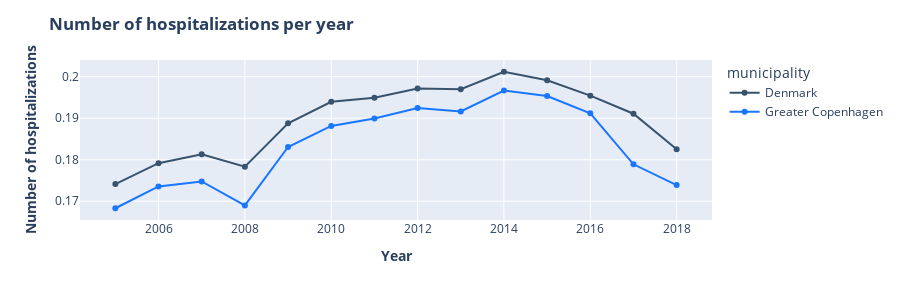

Notebook cell for this chart:
### Code cell
# Group the data by 'year' and 'municipality', then calculate the sum of 'weighted_hospitalizations_mun' for each group
df_hosp_times = df_cop_dk.groupby(['year', 'municipality'])['weighted_hospitalizations_mun'].sum().reset_index(name='count')

# Create a line chart using Plotly Express, with 'year' on the x-axis, 'count' on the y-axis, and colored by 'municipality'
fig = px.line(df_hosp_times, x='year', y='count', color='municipality', markers=True, width=900, height=300)  # Adding markers to the line plot for better visibility of data points

# update line colors to rgb(55, 83, 109) for Denmark and rgb(26, 118, 255) for Greater Copenhagen
fig.update_traces(line_color='rgb(55, 83, 109)', selector=dict(name='Denmark'))
fig.update_traces(line_color='rgb(26, 118, 255)', selector=dict(name='Greater Copenhagen'))

# Edit the layout
fig.update_layout(title='<b> Number of hospitalizations per year <b>',
                   xaxis_title='<b>Year<b>',
                   yaxis_title='<b>Number of hospitalizations<b>')

fig.show()

### Figure 1 — Plotly figure (JSON) as saved in the notebook; plotly's stock layout.template omitted (floating-point values rounded to 4 significant figures)
{"data": [{"hovertemplate": "municipality=Denmark<br>year=%{x}<br>count=%{y}<extra></extra>", "legendgroup": "Denmark", "line": {"color": "rgb(55, 83, 109)", "dash": "solid"}, "marker": {"symbol": "circle"}, "mode": "markers+lines", "name": "Denmark", "orientation": "v", "showlegend": true, "type": "scatter", "x": [2005, 2006, 2007, 2008, 2009, 2010, 2011, 2012, 2013, 2014, 2015, 2016, 2017, 2018], "xaxis": "x", "y": [0.1741, 0.1792, 0.1813, 0.1783, 0.1888, 0.1939, 0.1949, 0.1971, 0.197, 0.2012, 0.1991, 0.1954, 0.1911, 0.1825], "yaxis": "y"}, {"hovertemplate": "municipality=Greater Copenhagen<br>year=%{x}<br>count=%{y}<extra></extra>", "legendgroup": "Greater Copenhagen", "line": {"color": "rgb(26, 118, 255)", "dash": "solid"}, "marker": {"symbol": "circle"}, "mode": "markers+lines", "name": "Greater Copenhagen", "orientation": "v", "showlegend": true, "type": "scatter", "x": [2005, 2006, 2007, 2008, 2009, 2010, 2011, 2012, 2013, 2014, 2015, 2016, 2017, 2018], "xaxis": "x", "y": [0.1683, 0.1735, 0.1748, 0.169, 0.1831, 0.1881, 0.1899, 0.1924, 0.1916, 0.1967, 0.1954, 0.1912, 0.1789, 0.1739], "yaxis": "y"}], "layout": {"height": 300, "legend": {"title": {"text": "municipality"}, "tracegroupgap": 0}, "margin": {"t": 60}, "title": {"text": "<b> Number of hospitalizations per year <b>"}, "width": 900, "xaxis": {"anchor": "y", "domain": [0, 1], "title": {"text": "<b>Year<b>"}}, "yaxis": {"anchor": "x", "domain": [0, 1], "title": {"text": "<b>Number of hospitalizations<b>"}}}}
